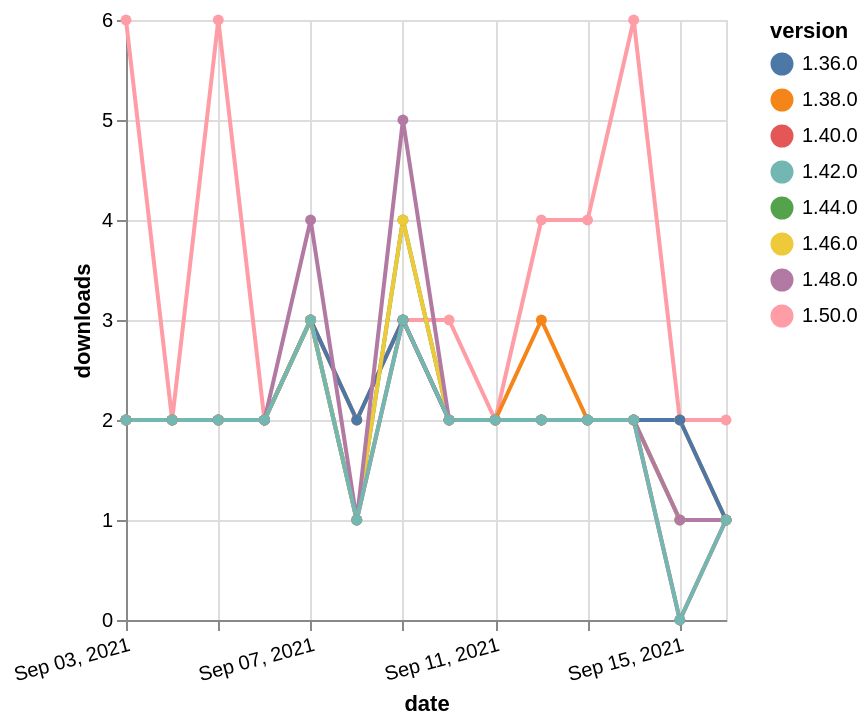

Specify this chart in Vega-Lite:
### Vega-Lite specification from a JSON file in a GitHub repository (floating-point values rounded to 4 significant figures)
{"$schema": "https://vega.github.io/schema/vega-lite/v5.json", "description": "A simple bar chart with embedded data.", "data": {"values": [{"date": "2021-09-03", "total": 255, "delta": 6, "version": "1.50.0"}, {"date": "2021-09-04", "total": 257, "delta": 2, "version": "1.50.0"}, {"date": "2021-09-05", "total": 263, "delta": 6, "version": "1.50.0"}, {"date": "2021-09-06", "total": 265, "delta": 2, "version": "1.50.0"}, {"date": "2021-09-07", "total": 268, "delta": 3, "version": "1.50.0"}, {"date": "2021-09-08", "total": 270, "delta": 2, "version": "1.50.0"}, {"date": "2021-09-09", "total": 273, "delta": 3, "version": "1.50.0"}, {"date": "2021-09-10", "total": 276, "delta": 3, "version": "1.50.0"}, {"date": "2021-09-11", "total": 278, "delta": 2, "version": "1.50.0"}, {"date": "2021-09-12", "total": 282, "delta": 4, "version": "1.50.0"}, {"date": "2021-09-13", "total": 286, "delta": 4, "version": "1.50.0"}, {"date": "2021-09-14", "total": 292, "delta": 6, "version": "1.50.0"}, {"date": "2021-09-15", "total": 294, "delta": 2, "version": "1.50.0"}, {"date": "2021-09-16", "total": 296, "delta": 2, "version": "1.50.0"}, {"date": "2021-09-03", "total": 1494, "delta": 2, "version": "1.44.0"}, {"date": "2021-09-04", "total": 1496, "delta": 2, "version": "1.44.0"}, {"date": "2021-09-05", "total": 1498, "delta": 2, "version": "1.44.0"}, {"date": "2021-09-06", "total": 1500, "delta": 2, "version": "1.44.0"}, {"date": "2021-09-07", "total": 1503, "delta": 3, "version": "1.44.0"}, {"date": "2021-09-08", "total": 1504, "delta": 1, "version": "1.44.0"}, {"date": "2021-09-09", "total": 1508, "delta": 4, "version": "1.44.0"}, {"date": "2021-09-10", "total": 1510, "delta": 2, "version": "1.44.0"}, {"date": "2021-09-11", "total": 1512, "delta": 2, "version": "1.44.0"}, {"date": "2021-09-12", "total": 1514, "delta": 2, "version": "1.44.0"}, {"date": "2021-09-13", "total": 1516, "delta": 2, "version": "1.44.0"}, {"date": "2021-09-14", "total": 1518, "delta": 2, "version": "1.44.0"}, {"date": "2021-09-15", "total": 1519, "delta": 1, "version": "1.44.0"}, {"date": "2021-09-16", "total": 1520, "delta": 1, "version": "1.44.0"}, {"date": "2021-09-03", "total": 2312, "delta": 2, "version": "1.38.0"}, {"date": "2021-09-04", "total": 2314, "delta": 2, "version": "1.38.0"}, {"date": "2021-09-05", "total": 2316, "delta": 2, "version": "1.38.0"}, {"date": "2021-09-06", "total": 2318, "delta": 2, "version": "1.38.0"}, {"date": "2021-09-07", "total": 2321, "delta": 3, "version": "1.38.0"}, {"date": "2021-09-08", "total": 2323, "delta": 2, "version": "1.38.0"}, {"date": "2021-09-09", "total": 2326, "delta": 3, "version": "1.38.0"}, {"date": "2021-09-10", "total": 2328, "delta": 2, "version": "1.38.0"}, {"date": "2021-09-11", "total": 2330, "delta": 2, "version": "1.38.0"}, {"date": "2021-09-12", "total": 2333, "delta": 3, "version": "1.38.0"}, {"date": "2021-09-13", "total": 2335, "delta": 2, "version": "1.38.0"}, {"date": "2021-09-14", "total": 2337, "delta": 2, "version": "1.38.0"}, {"date": "2021-09-15", "total": 2339, "delta": 2, "version": "1.38.0"}, {"date": "2021-09-16", "total": 2340, "delta": 1, "version": "1.38.0"}, {"date": "2021-09-03", "total": 2379, "delta": 2, "version": "1.36.0"}, {"date": "2021-09-04", "total": 2381, "delta": 2, "version": "1.36.0"}, {"date": "2021-09-05", "total": 2383, "delta": 2, "version": "1.36.0"}, {"date": "2021-09-06", "total": 2385, "delta": 2, "version": "1.36.0"}, {"date": "2021-09-07", "total": 2388, "delta": 3, "version": "1.36.0"}, {"date": "2021-09-08", "total": 2390, "delta": 2, "version": "1.36.0"}, {"date": "2021-09-09", "total": 2393, "delta": 3, "version": "1.36.0"}, {"date": "2021-09-10", "total": 2395, "delta": 2, "version": "1.36.0"}, {"date": "2021-09-11", "total": 2397, "delta": 2, "version": "1.36.0"}, {"date": "2021-09-12", "total": 2399, "delta": 2, "version": "1.36.0"}, {"date": "2021-09-13", "total": 2401, "delta": 2, "version": "1.36.0"}, {"date": "2021-09-14", "total": 2403, "delta": 2, "version": "1.36.0"}, {"date": "2021-09-15", "total": 2405, "delta": 2, "version": "1.36.0"}, {"date": "2021-09-16", "total": 2406, "delta": 1, "version": "1.36.0"}, {"date": "2021-09-03", "total": 2109, "delta": 2, "version": "1.40.0"}, {"date": "2021-09-04", "total": 2111, "delta": 2, "version": "1.40.0"}, {"date": "2021-09-05", "total": 2113, "delta": 2, "version": "1.40.0"}, {"date": "2021-09-06", "total": 2115, "delta": 2, "version": "1.40.0"}, {"date": "2021-09-07", "total": 2118, "delta": 3, "version": "1.40.0"}, {"date": "2021-09-08", "total": 2119, "delta": 1, "version": "1.40.0"}, {"date": "2021-09-09", "total": 2122, "delta": 3, "version": "1.40.0"}, {"date": "2021-09-10", "total": 2124, "delta": 2, "version": "1.40.0"}, {"date": "2021-09-11", "total": 2126, "delta": 2, "version": "1.40.0"}, {"date": "2021-09-12", "total": 2128, "delta": 2, "version": "1.40.0"}, {"date": "2021-09-13", "total": 2130, "delta": 2, "version": "1.40.0"}, {"date": "2021-09-14", "total": 2132, "delta": 2, "version": "1.40.0"}, {"date": "2021-09-15", "total": 2132, "delta": 0, "version": "1.40.0"}, {"date": "2021-09-16", "total": 2133, "delta": 1, "version": "1.40.0"}, {"date": "2021-09-03", "total": 1025, "delta": 2, "version": "1.46.0"}, {"date": "2021-09-04", "total": 1027, "delta": 2, "version": "1.46.0"}, {"date": "2021-09-05", "total": 1029, "delta": 2, "version": "1.46.0"}, {"date": "2021-09-06", "total": 1031, "delta": 2, "version": "1.46.0"}, {"date": "2021-09-07", "total": 1034, "delta": 3, "version": "1.46.0"}, {"date": "2021-09-08", "total": 1035, "delta": 1, "version": "1.46.0"}, {"date": "2021-09-09", "total": 1039, "delta": 4, "version": "1.46.0"}, {"date": "2021-09-10", "total": 1041, "delta": 2, "version": "1.46.0"}, {"date": "2021-09-11", "total": 1043, "delta": 2, "version": "1.46.0"}, {"date": "2021-09-12", "total": 1045, "delta": 2, "version": "1.46.0"}, {"date": "2021-09-13", "total": 1047, "delta": 2, "version": "1.46.0"}, {"date": "2021-09-14", "total": 1049, "delta": 2, "version": "1.46.0"}, {"date": "2021-09-15", "total": 1050, "delta": 1, "version": "1.46.0"}, {"date": "2021-09-16", "total": 1051, "delta": 1, "version": "1.46.0"}, {"date": "2021-09-03", "total": 758, "delta": 2, "version": "1.48.0"}, {"date": "2021-09-04", "total": 760, "delta": 2, "version": "1.48.0"}, {"date": "2021-09-05", "total": 762, "delta": 2, "version": "1.48.0"}, {"date": "2021-09-06", "total": 764, "delta": 2, "version": "1.48.0"}, {"date": "2021-09-07", "total": 768, "delta": 4, "version": "1.48.0"}, {"date": "2021-09-08", "total": 769, "delta": 1, "version": "1.48.0"}, {"date": "2021-09-09", "total": 774, "delta": 5, "version": "1.48.0"}, {"date": "2021-09-10", "total": 776, "delta": 2, "version": "1.48.0"}, {"date": "2021-09-11", "total": 778, "delta": 2, "version": "1.48.0"}, {"date": "2021-09-12", "total": 780, "delta": 2, "version": "1.48.0"}, {"date": "2021-09-13", "total": 782, "delta": 2, "version": "1.48.0"}, {"date": "2021-09-14", "total": 784, "delta": 2, "version": "1.48.0"}, {"date": "2021-09-15", "total": 785, "delta": 1, "version": "1.48.0"}, {"date": "2021-09-16", "total": 786, "delta": 1, "version": "1.48.0"}, {"date": "2021-09-03", "total": 1667, "delta": 2, "version": "1.42.0"}, {"date": "2021-09-04", "total": 1669, "delta": 2, "version": "1.42.0"}, {"date": "2021-09-05", "total": 1671, "delta": 2, "version": "1.42.0"}, {"date": "2021-09-06", "total": 1673, "delta": 2, "version": "1.42.0"}, {"date": "2021-09-07", "total": 1676, "delta": 3, "version": "1.42.0"}, {"date": "2021-09-08", "total": 1677, "delta": 1, "version": "1.42.0"}, {"date": "2021-09-09", "total": 1680, "delta": 3, "version": "1.42.0"}, {"date": "2021-09-10", "total": 1682, "delta": 2, "version": "1.42.0"}, {"date": "2021-09-11", "total": 1684, "delta": 2, "version": "1.42.0"}, {"date": "2021-09-12", "total": 1686, "delta": 2, "version": "1.42.0"}, {"date": "2021-09-13", "total": 1688, "delta": 2, "version": "1.42.0"}, {"date": "2021-09-14", "total": 1690, "delta": 2, "version": "1.42.0"}, {"date": "2021-09-15", "total": 1690, "delta": 0, "version": "1.42.0"}, {"date": "2021-09-16", "total": 1691, "delta": 1, "version": "1.42.0"}]}, "width": "container", "mark": {"type": "line", "point": {"filled": true}}, "encoding": {"x": {"field": "date", "type": "temporal", "timeUnit": "yearmonthdate", "title": "date", "axis": {"labelAngle": -15}}, "y": {"field": "delta", "type": "quantitative", "title": "downloads"}, "color": {"field": "version", "type": "nominal"}, "tooltip": {"field": "delta"}}}
